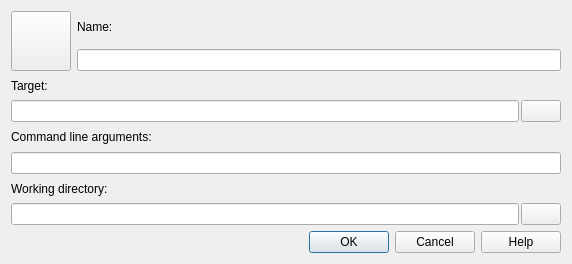
<?xml version="1.0" encoding="UTF-8"?>
<ui version="4.0">
 <class>EditShortcutDialog</class>
 <widget class="QDialog" name="EditShortcutDialog">
  <property name="geometry">
   <rect>
    <x>0</x>
    <y>0</y>
    <width>564</width>
    <height>264</height>
   </rect>
  </property>
  <property name="windowTitle">
   <string>Edit</string>
  </property>
  <layout class="QVBoxLayout" name="verticalLayout_2">
   <item>
    <layout class="QHBoxLayout" name="nameLayout">
     <item>
      <widget class="QToolButton" name="icon">
       <property name="minimumSize">
        <size>
         <width>60</width>
         <height>60</height>
        </size>
       </property>
       <property name="iconSize">
        <size>
         <width>32</width>
         <height>32</height>
        </size>
       </property>
      </widget>
     </item>
     <item>
      <layout class="QVBoxLayout" name="verticalLayout">
       <item>
        <widget class="QLabel" name="nameLbl">
         <property name="text">
          <string>Name:</string>
         </property>
        </widget>
       </item>
       <item>
        <widget class="QLineEdit" name="name"/>
       </item>
      </layout>
     </item>
    </layout>
   </item>
   <item>
    <widget class="QLabel" name="targetLbl">
     <property name="text">
      <string>Target:</string>
     </property>
    </widget>
   </item>
   <item>
    <layout class="QHBoxLayout" name="targetLayout">
     <property name="spacing">
      <number>2</number>
     </property>
     <item>
      <widget class="QLineEdit" name="target"/>
     </item>
     <item>
      <widget class="QPushButton" name="targetBrowseBtn">
       <property name="sizePolicy">
        <sizepolicy hsizetype="Minimum" vsizetype="Minimum">
         <horstretch>0</horstretch>
         <verstretch>0</verstretch>
        </sizepolicy>
       </property>
       <property name="toolTip">
        <string>Select target</string>
       </property>
       <property name="text">
        <string notr="true"/>
       </property>
      </widget>
     </item>
    </layout>
   </item>
   <item>
    <widget class="QLabel" name="argsLbl">
     <property name="text">
      <string>Command line arguments:</string>
     </property>
    </widget>
   </item>
   <item>
    <widget class="QLineEdit" name="args"/>
   </item>
   <item>
    <widget class="QLabel" name="workDirLbl">
     <property name="text">
      <string>Working directory:</string>
     </property>
    </widget>
   </item>
   <item>
    <layout class="QHBoxLayout" name="workDirLayout">
     <property name="spacing">
      <number>2</number>
     </property>
     <item>
      <widget class="QLineEdit" name="workDir"/>
     </item>
     <item>
      <widget class="QPushButton" name="workDirBrowseBtn">
       <property name="sizePolicy">
        <sizepolicy hsizetype="Minimum" vsizetype="Minimum">
         <horstretch>0</horstretch>
         <verstretch>0</verstretch>
        </sizepolicy>
       </property>
       <property name="toolTip">
        <string>Select working directory</string>
       </property>
       <property name="text">
        <string notr="true"/>
       </property>
      </widget>
     </item>
    </layout>
   </item>
   <item>
    <widget class="QDialogButtonBox" name="buttonBox">
     <property name="minimumSize">
      <size>
       <width>550</width>
       <height>0</height>
      </size>
     </property>
     <property name="orientation">
      <enum>Qt::Horizontal</enum>
     </property>
     <property name="standardButtons">
      <set>QDialogButtonBox::Cancel|QDialogButtonBox::Help|QDialogButtonBox::Ok</set>
     </property>
    </widget>
   </item>
  </layout>
 </widget>
 <tabstops>
  <tabstop>args</tabstop>
  <tabstop>target</tabstop>
  <tabstop>targetBrowseBtn</tabstop>
  <tabstop>workDir</tabstop>
  <tabstop>workDirBrowseBtn</tabstop>
  <tabstop>icon</tabstop>
 </tabstops>
 <resources/>
 <connections>
  <connection>
   <sender>buttonBox</sender>
   <signal>accepted()</signal>
   <receiver>EditShortcutDialog</receiver>
   <slot>accept()</slot>
   <hints>
    <hint type="sourcelabel">
     <x>248</x>
     <y>254</y>
    </hint>
    <hint type="destinationlabel">
     <x>157</x>
     <y>274</y>
    </hint>
   </hints>
  </connection>
  <connection>
   <sender>buttonBox</sender>
   <signal>rejected()</signal>
   <receiver>EditShortcutDialog</receiver>
   <slot>reject()</slot>
   <hints>
    <hint type="sourcelabel">
     <x>316</x>
     <y>260</y>
    </hint>
    <hint type="destinationlabel">
     <x>286</x>
     <y>274</y>
    </hint>
   </hints>
  </connection>
 </connections>
</ui>
